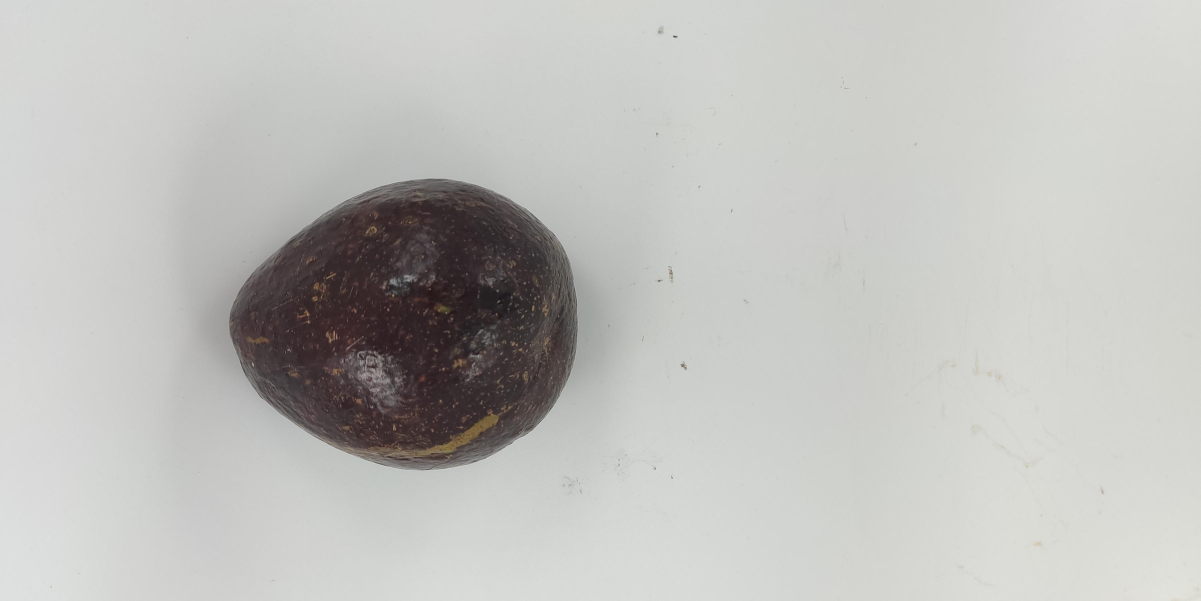
%> input picture data uji/data_1.jpg, 3601 x 1801 px (shown at 1/3 size); its folder holds 4 pictures in this run
$ octave pengujian.m   (GNU Octave 9; MATLAB toolbox functions it lacks are replaced by stand-ins)
%> lines starting %> are read from the running program, lines starting %| are printed output that depends on the picture; in (x1, y1, x2, y2) boxes, pixels count from 0 and x2, y2 are one past the last pixel; in counts of white or black regions, pixels touching at a corner belong together; the program's own positions count from 1
clc; clear; close all; warning off all;

%%% Proses pengujian citra
% menetapkan lokasi folder data uji
nama_folder = 'data uji';
% membaca file yg ber esktensi .jpg
nama_file = dir(fullfile(nama_folder,'*.jpg'));
%membaca jumlah file .jpg
jumlah_file = numel(nama_file);

% menginisialisasi variabel ciri_uji
ciri_uji = zeros(jumlah_file,4);
% melakukan pengolahan citra terhadap seluruh file
for n = 1:jumlah_file
    img = imread(fullfile(nama_folder, nama_file(n).name));
    %figure, imshow(img)
    % konversi citra RGB menjadi citra mgrayscale
    img_gray = rgb2gray(img);
    %figure, imshow(img_gray)
    % konversi citra grayscale mnjdi citra biner
    bw = imbinarize(img_gray);
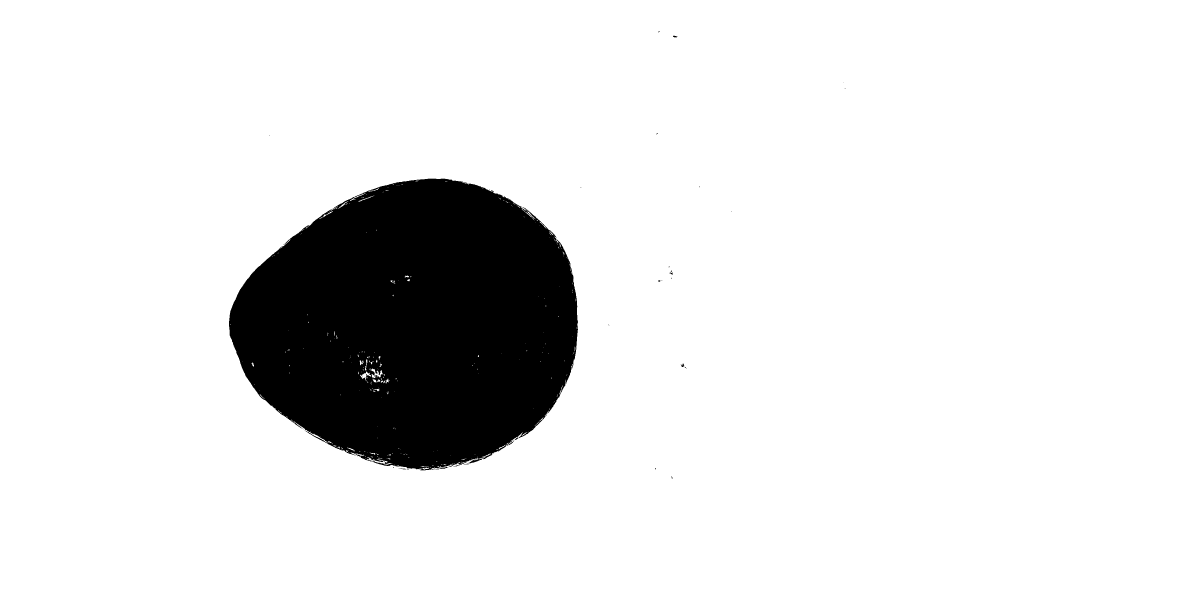
%> bw: size 1801x3601 logical (shown at 1/3 size); 89.4% white; 48 black regions (38 under 20 px), largest, box (x1, y1, x2, y2) and area: (687, 536, 1734, 1411) 688193, (1306, 1400, 1345, 1408) 83, (2042, 1091, 2053, 1101) 57
    %figure, imshow(bw)
    % operasi komplemen
    bw = imcomplement(bw);
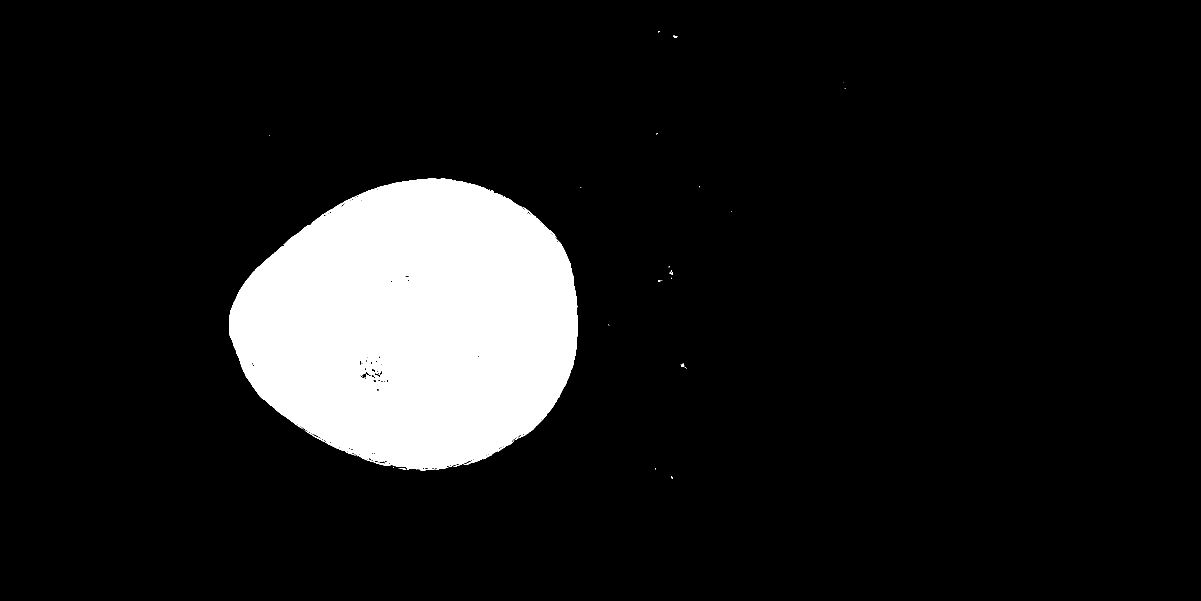
%> bw: size 1801x3601 logical (shown at 1/3 size); 10.6% white; 48 white regions (38 under 20 px), largest, box (x1, y1, x2, y2) and area: (687, 536, 1734, 1411) 688193, (1306, 1400, 1345, 1408) 83, (2042, 1091, 2053, 1101) 57
    %figure, imshow(bw)
    %operasi morfologi filling holes
    bw = imfill(bw,'holes');
%> bw: size 1801x3601 logical; 10.7% white; 44 white regions (34 under 20 px), largest, box (x1, y1, x2, y2) and area: (687, 536, 1734, 1411) 692214, (1306, 1400, 1345, 1408) 83, (2042, 1091, 2053, 1101) 57
    %figure, imshow(bw)

    %ekstraksi ciri buah
    % melakukan konversi citra rgb menjadi hsv
    HSV = rgb2hsv(img);
    %figure, imshow(HSV)
    % ekstraksi komponen hsv
    H = HSV(:,:,1);
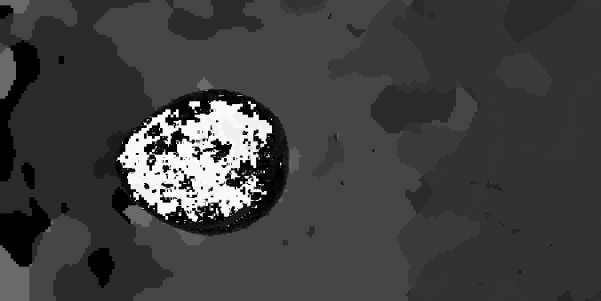
%> H: size 1801x3601 double (shown at 1/6 size); min 0, max 0.996, mean 0.251
    S = HSV(:,:,2);
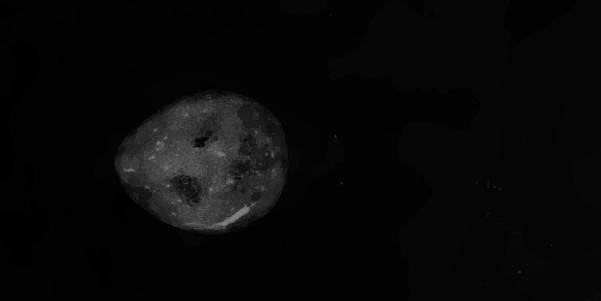
%> S: size 1801x3601 double (shown at 1/6 size); min 0, max 0.818, mean 0.0347
    V = HSV(:,:,3);

    % mengubah nilai pixel bg menjadi 0
    H(~bw) = 0;
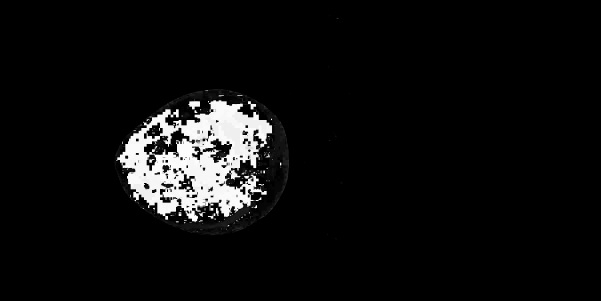
%> H: size 1801x3601 double (shown at 1/6 size); min 0, max 0.996, mean 0.0545
    S(~bw) = 0;
    V(~bw) = 0;
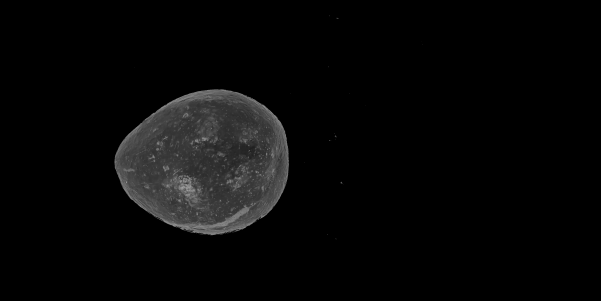
%> V: size 1801x3601 double (shown at 1/6 size); min 0, max 0.769, mean 0.0298

    % menghitung nilai rata2 hsv
    Hue = sum(sum(H))/sum(sum(bw));
%> Hue = 0.511
    Saturation = sum(sum(S))/sum(sum(bw));
%> Saturation = 0.187
    Value = sum(sum(V))/sum(sum(bw));
%> Value = 0.279

    % menghitung luas objek
    Luas = sum(sum(bw));
%> Luas = 692707
    % mengisi vaiarbel ciri_latih dengan ciri hasil esktaksi
    ciri_uji(n,1) = Hue;
    ciri_uji(n,2) = Saturation;
    ciri_uji(n,3) = Value;
    ciri_uji(n,4) = Luas;
end
%> pass 2 of the loop `for n = 1:jumlah_file`:
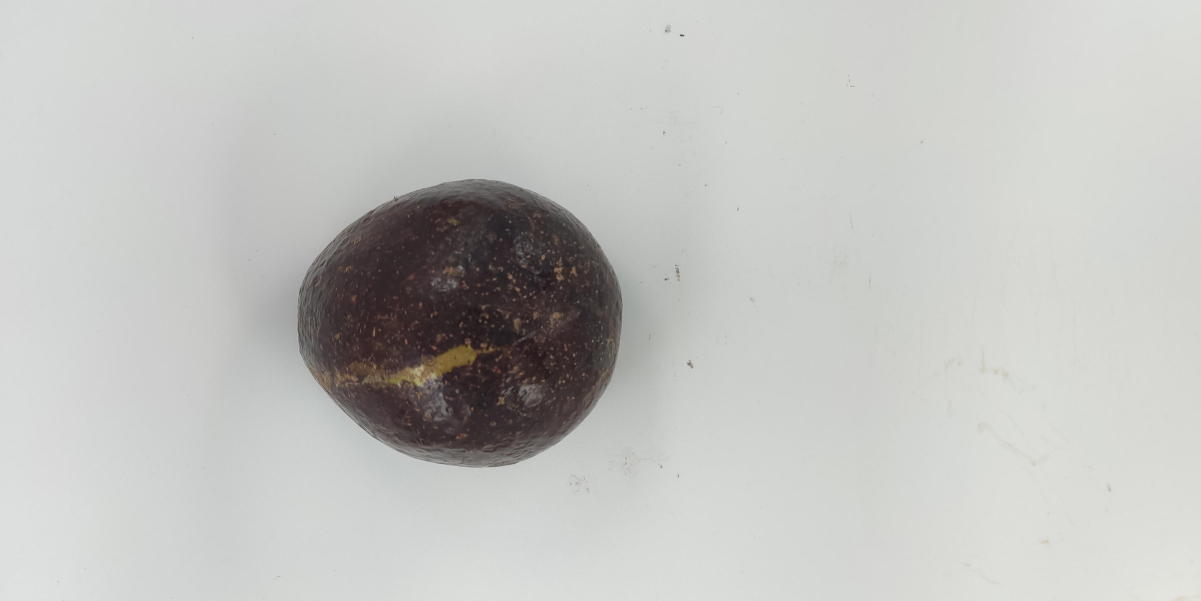
%> input picture data uji/data_10.jpg, 3601 x 1801 px (shown at 1/3 size)
%> `bw = imbinarize(img_gray);`:
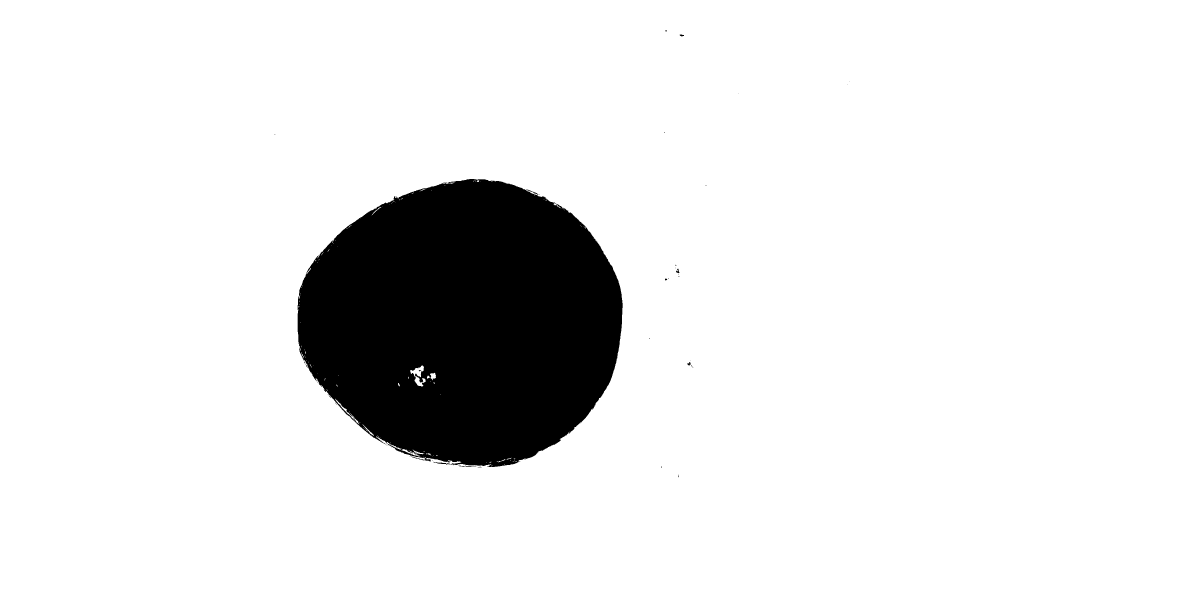
%> bw: size 1801x3601 logical (shown at 1/3 size); 90% white; 47 black regions (39 under 20 px), largest, box (x1, y1, x2, y2) and area: (893, 537, 1868, 1401) 646462, (1578, 568, 1615, 584) 85, (1375, 1397, 1429, 1400) 83
%> `V(~bw) = 0;`:
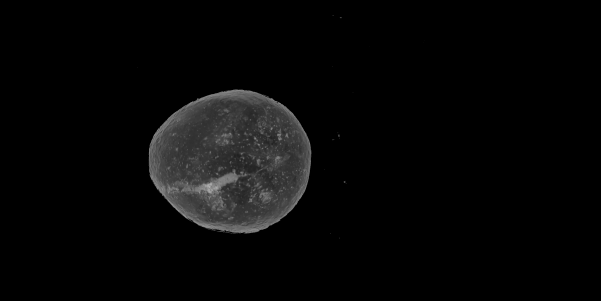
%> V: size 1801x3601 double (shown at 1/6 size); min 0, max 0.729, mean 0.028
%> Hue = 0.408
%> Luas = 650394
%> pass 3 of the loop `for n = 1:jumlah_file`:
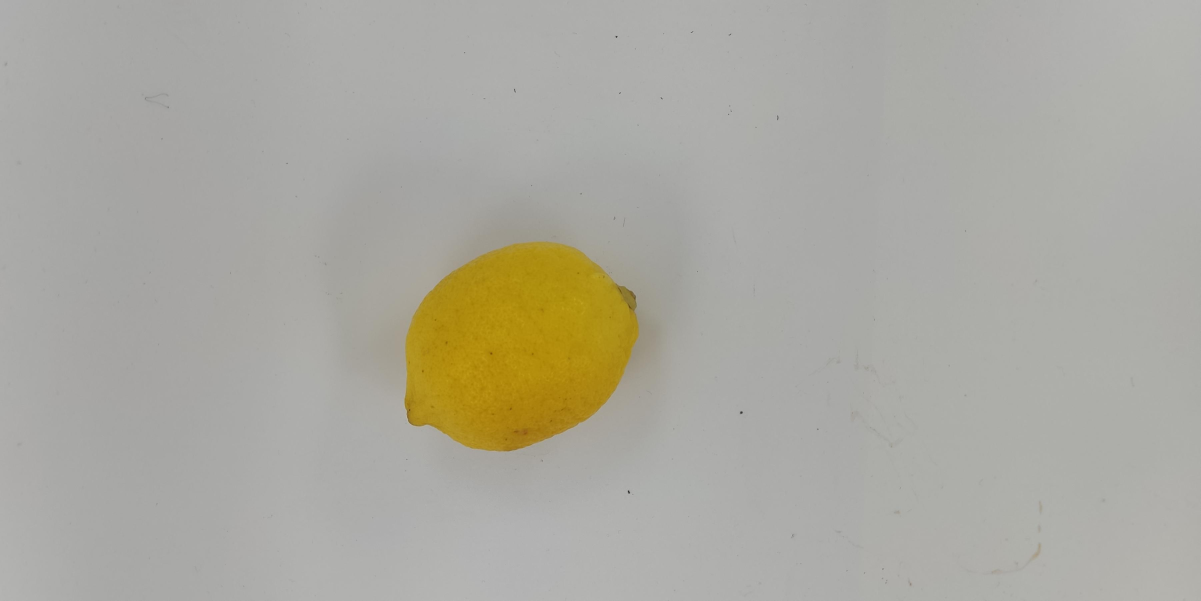
%> input picture data uji/data_103.jpg, 3601 x 1801 px (shown at 1/3 size)
%> `bw = imbinarize(img_gray);`:
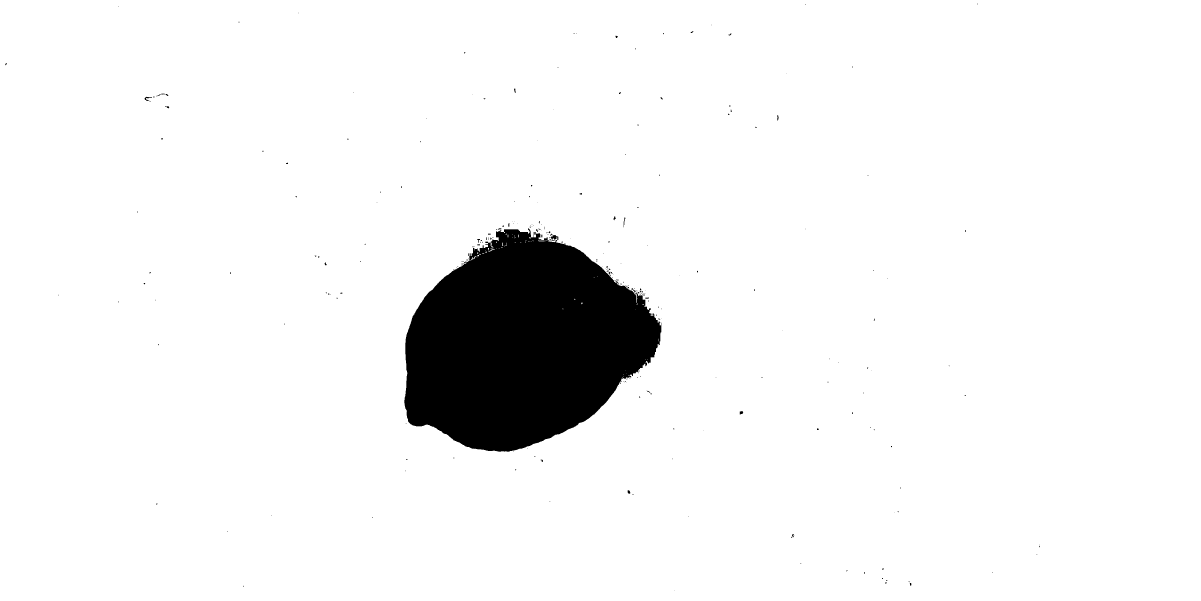
%> bw: size 1801x3601 logical (shown at 1/3 size); 94.4% white; 254 black regions (219 under 20 px), largest, box (x1, y1, x2, y2) and area: (1213, 685, 1984, 1355) 359370, (434, 290, 456, 304) 107, (2219, 1233, 2230, 1243) 79
%> `bw = imcomplement(bw);`:
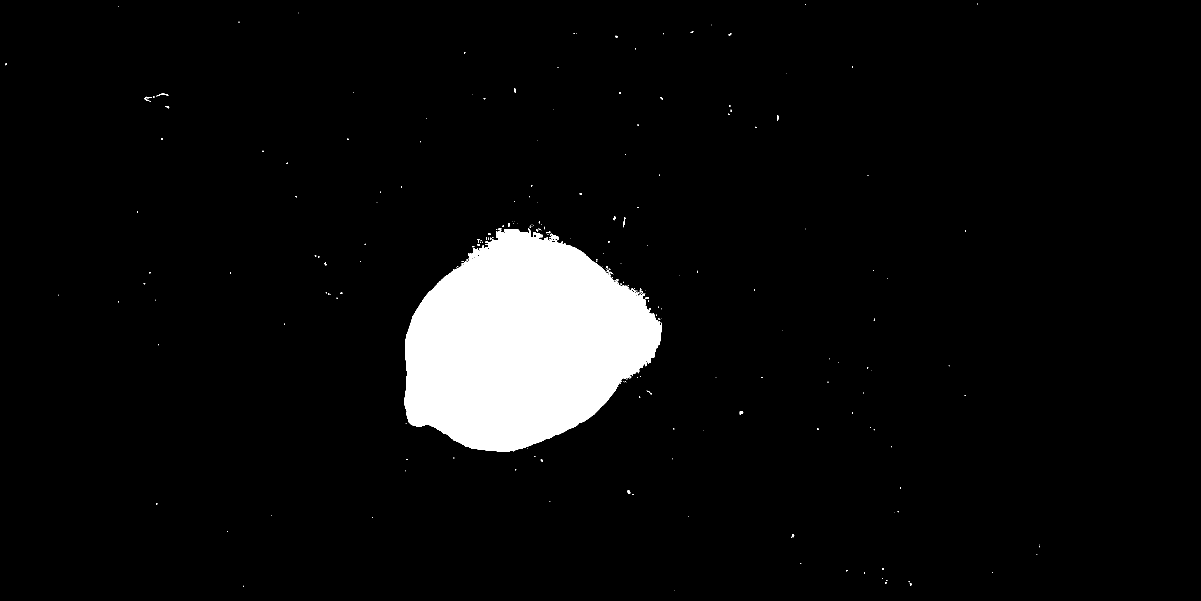
%> bw: size 1801x3601 logical (shown at 1/3 size); 5.6% white; 254 white regions (219 under 20 px), largest, box (x1, y1, x2, y2) and area: (1213, 685, 1984, 1355) 359370, (434, 290, 456, 304) 107, (2219, 1233, 2230, 1243) 79
%> Hue = 0.129
%> Saturation = 0.833
%> Value = 0.675
%> Luas = 362570
%> the loop made 4 passes; the first 3 are shown

% menyusun kelas uji
kelas_uji = cell(jumlah_file,1);
%> kelas_uji = {[], [], [], []}
% mengisi nama buah
for k = 1:19
    kelas_uji{k} = 'alpukat';
end
%> after the loop, kelas_uji = 19 items

for k = 20:39
    kelas_uji{k} = 'apel';
end
%> after the loop, kelas_uji = 39 items

for k = 40:69
    kelas_uji{k} = 'belimbing';
end
%> after the loop, kelas_uji = 69 items

for k = 70:89
    kelas_uji{k} = 'buah naga';
end
%> after the loop, kelas_uji = 89 items

for k = 90:104
    kelas_uji{k} = 'lemon';
end
%> after the loop, kelas_uji = 104 items

for k = 105:124
    kelas_uji{k} = 'nanas';
end
%> after the loop, kelas_uji = 124 items

for k = 125:144
    kelas_uji{k} = 'pir';
end
%> after the loop, kelas_uji = 144 items

for k = 145:152
    kelas_uji{k} = 'pisang';
end
%> after the loop, kelas_uji = 152 items

for k = 153:172
    kelas_uji{k} = 'salak';
end
%> after the loop, kelas_uji = 172 items

for k = 173:192
    kelas_uji{k} = 'strawberry';
end
%> after the loop, kelas_uji = 192 items

%memanggil naive bayes hasilpengujian
%> (the run ends here)
